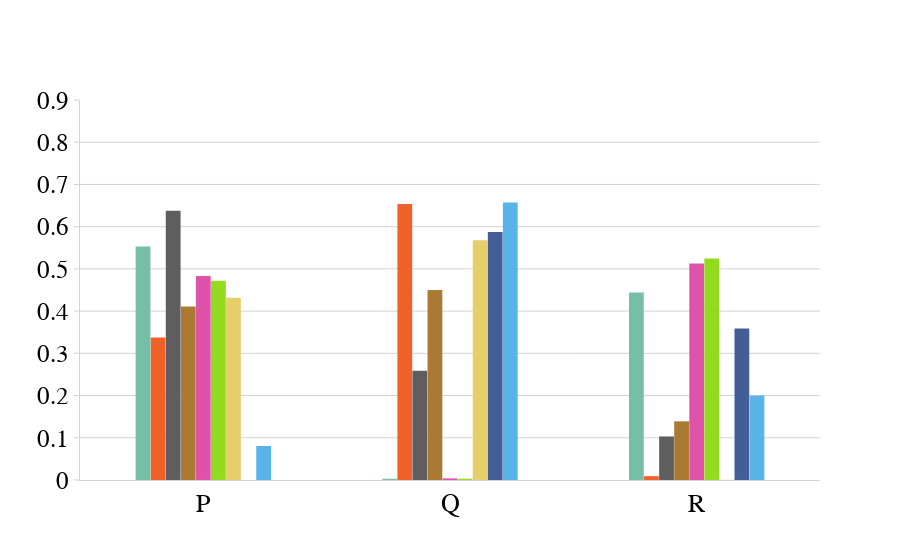

Notebook source saved alongside this figure:
### Code cell
# Load JSON
with open(PREFIX +"attributions/syn/attribution.json", "r") as f:
    data = json.load(f)
global_explanations = data['global_explanations']    
generate_attr_plot(global_explanations,config)

### Figure 1 — Plotly figure (JSON) as saved in the notebook; plotly's stock layout.template omitted (floating-point values rounded to 4 significant figures)
{"data": [{"marker": {"color": "#75bea7", "line": {"width": 0.05}}, "name": "SHAP", "type": "bar", "width": 0.06, "x": ["P", "Q", "R"], "y": [0.5531, 0.00296, 0.444]}, {"marker": {"color": "#ef6128", "line": {"width": 0.05}}, "name": "LIME", "type": "bar", "width": 0.06, "x": ["P", "Q", "R"], "y": [0.3373, 0.6535, 0.009181]}, {"marker": {"color": "#5f5d5d", "line": {"width": 0.05}}, "name": "SP LIME", "type": "bar", "width": 0.06, "x": ["P", "Q", "R"], "y": [0.6379, 0.259, 0.1032]}, {"marker": {"color": "#AA7A33", "line": {"width": 0.05}}, "name": "PFI", "type": "bar", "width": 0.06, "x": ["P", "Q", "R"], "y": [0.4111, 0.4498, 0.139]}, {"marker": {"color": "#df52a9", "line": {"width": 0.05}}, "name": "IG", "type": "bar", "width": 0.06, "x": ["P", "Q", "R"], "y": [0.4832, 0.00391, 0.5129]}, {"marker": {"color": "#92dc1d", "line": {"width": 0.05}}, "name": "SG", "type": "bar", "width": 0.06, "x": ["P", "Q", "R"], "y": [0.472, 0.003112, 0.5249]}, {"marker": {"color": "#e6cf6a", "line": {"width": 0.05}}, "name": "IxG", "type": "bar", "width": 0.06, "x": ["P", "Q", "R"], "y": [0.4319, 0.5676, 0.0005013]}, {"marker": {"color": "#435d97", "line": {"width": 0.05}}, "name": "ICC TOPO", "type": "bar", "width": 0.06, "x": ["P", "Q", "R"], "y": [4.148e-07, 0.5875, 0.3588]}, {"marker": {"color": "#56B4E9", "line": {"width": 0.05}}, "name": "ICC SHAP", "type": "bar", "width": 0.06, "x": ["P", "Q", "R"], "y": [0.08056, 0.6574, 0.2003]}], "layout": {"bargap": 0.45, "bargroupgap": 1, "barmode": "group", "font": {"size": 14}, "legend": {"font": {"color": "black", "family": "Times New Roman", "size": 25}, "title": {"font": {"color": "black", "family": "Times New Roman", "size": 25}, "text": "Method"}}, "plot_bgcolor": "rgba(0,0,0,0)", "showlegend": false, "xaxis": {"linecolor": "lightgray", "range": [-0.5, 2.5], "showgrid": false, "tickcolor": "lightgray", "tickfont": {"color": "black", "family": "Times New Roman", "size": 26}, "tickmode": "array", "ticktext": ["P", "Q", "R"], "tickvals": [0, 1, 2]}, "yaxis": {"dtick": 0.1, "gridcolor": "lightgray", "linecolor": "lightgray", "range": [0, 0.9], "showgrid": true, "tickcolor": "lightgray", "tickfont": {"color": "black", "family": "Times New Roman", "size": 25}, "ticks": "outside", "title": {"font": {"color": "black", "family": "Times New Roman", "size": 25}}}}}
